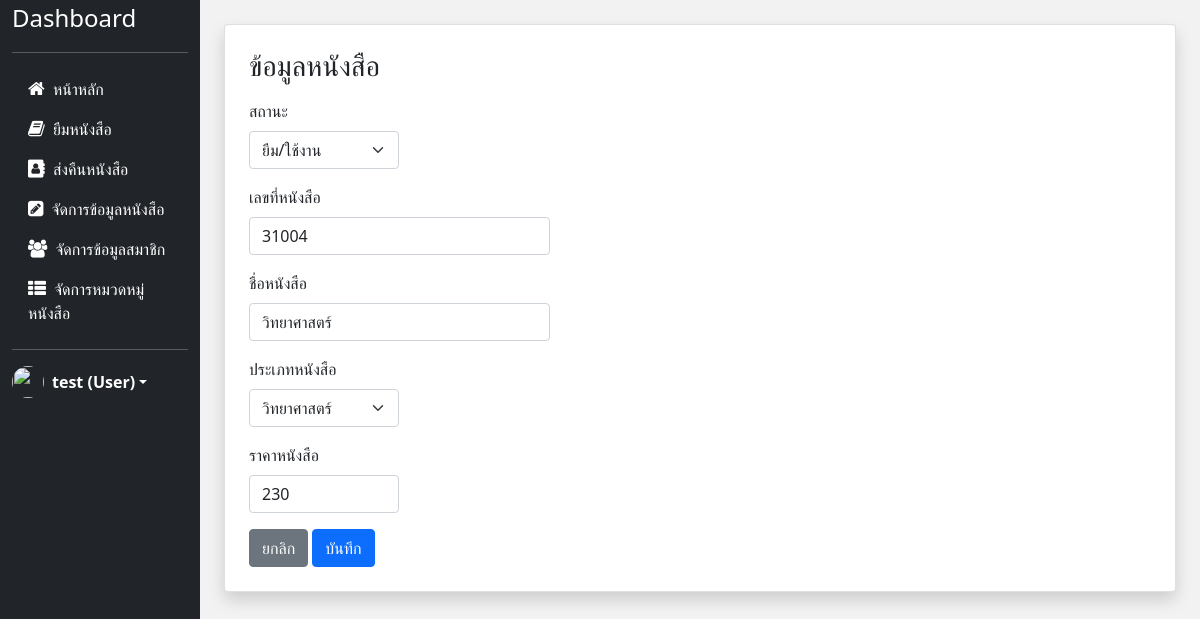
Page /books/updateBook.php?id=6 (signed in) on the earlier database version.
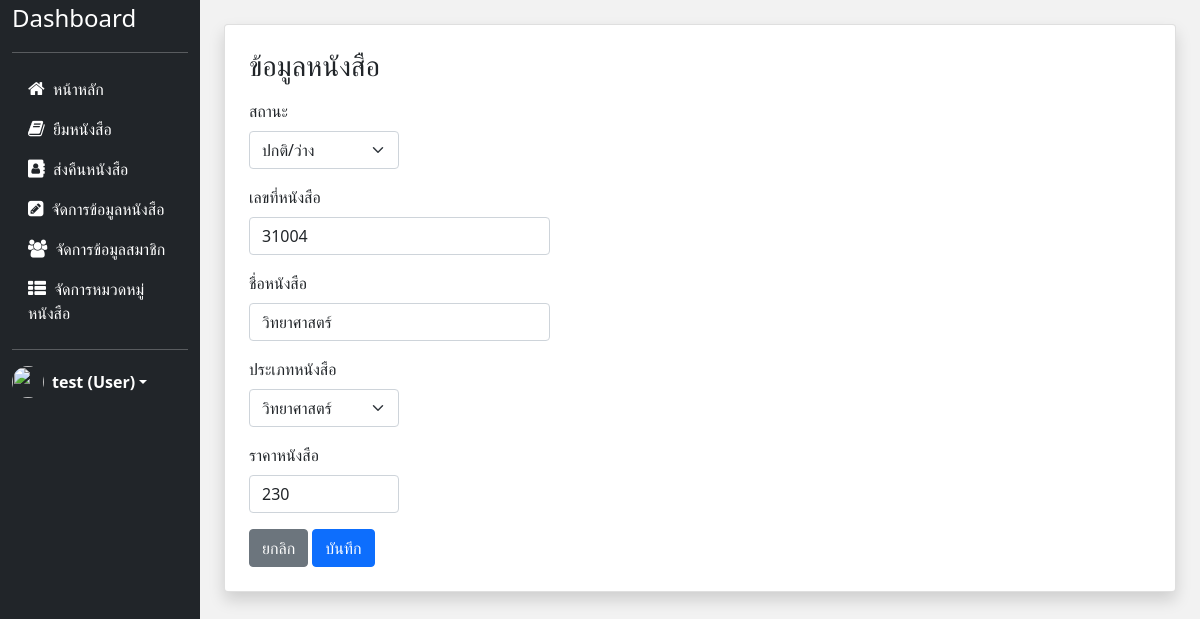
Same page on the later database version.
### tables this page shows
CREATE TABLE `book` (
  `b_id` int(11) NOT NULL,
  `b_name` varchar(50) NOT NULL,
  `c_id` int(11) NOT NULL,
  `status` varchar(11) NOT NULL DEFAULT 'ปกติ/ว่าง',
  `price` int(11) NOT NULL,
  `book_id` varchar(20) NOT NULL
);

CREATE TABLE `category` (
  `c_id` int(11) NOT NULL,
  `c_name` varchar(50) NOT NULL,
  `c_number` varchar(10) NOT NULL
);

### books/updatebook.php (the view, shortened to what this page needs)
<?php
include("../config/connect.php");
$id = $_GET['id'];
?>
<!doctype html>
<html lang="en">
<head>
    <?php
    include("../layout/header.php");
    ?>
</head>
<body>
    <div class="container-fluid" style="background-color: #f2f2f2;">
        <div class="row">
            <?php
            include("../layout/sidebar.php");
            $strSQL = "
            SELECT book.b_id, book.book_id, book.b_name, category.c_id, category.c_name, book.price, book.status
            FROM book LEFT JOIN category ON book.c_id = category.c_id
            WHERE b_id = $id
            ORDER BY book.book_id;
            ";
            $result = mysqli_query($conn, $strSQL);
            if ($row = mysqli_fetch_array($result)) {
            ?>
                <div class="col-md-10 px-4 my-4">
                    <div class="card shadow p-2">
                        <div class="card-body">
                            <h3 class="mb-3">ข้อมูลหนังสือ</h3>
                            <form action="./DB_updateBook.php" method="POST">
                                <div class="col-md-2 mb-3">
                                    <label class="form-label">สถานะ</label>
                                    <select class="form-select" name="status">
                                        <option value="<?php echo $row['status'] ?>" selected><?php echo $row['status'] ?></option>
                                    </select>
                                </div>
                                <div class="col-md-4 mb-3">
                                    <label class="form-label">เลขที่หนังสือ</label>
                                    <input type="text" class="form-control" name="number" value="<?php echo $row['book_id'] ?>" required>
                                </div>
                                <div class="col-md-4 mb-3">
                                    <label class="form-label">ชื่อหนังสือ</label>
                                    <input type="text" class="form-control" name="name" value="<?php echo $row['b_name'] ?>" required>
                                </div>
                                <div class="col-md-2 mb-3">
                                    <label class="form-label">ประเภทหนังสือ</label>
                                    <select class="form-select" name="category_id">
                                        <option value="<?php echo $row['c_id'] ?>" selected><?php echo $row['c_name'] ?></option>
                                    </select>
                                </div>
                                <div class="col-md-2 mb-3">
                                    <label class="form-label">ราคาหนังสือ</label>
                                    <input type="text" class="form-control" name="price" value="<?php echo $row['price'] ?>" required>
                                </div>
                                <a href="./booksList.php" class="btn btn-secondary">ยกลิก</a>
                                <button type="submit" name="update" class="btn btn-primary">บันทึก</button>
                            </form>
                        </div>
                    </div>
                </div>
            <?php } ?>
        </div>
    </div>
</body>
</html>

Differences in the rows shown:
changed book "วิทยาศาสตร์": status "ยืม/ใช้งาน" → "ปกติ/ว่าง"
